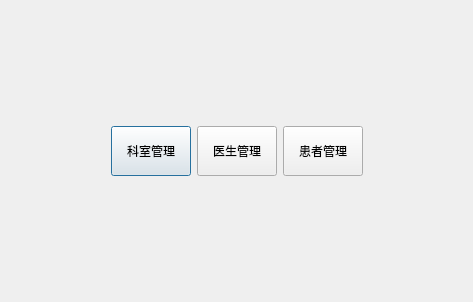
<?xml version="1.0" encoding="UTF-8"?>
<ui version="4.0">
 <class>Page1Dialog</class>
 <widget class="QDialog" name="Page1Dialog">
  <property name="geometry">
   <rect>
    <x>0</x>
    <y>0</y>
    <width>473</width>
    <height>302</height>
   </rect>
  </property>
  <property name="windowTitle">
   <string>Dialog</string>
  </property>
  <layout class="QGridLayout" name="gridLayout">
   <item row="0" column="1">
    <spacer name="verticalSpacer">
     <property name="orientation">
      <enum>Qt::Orientation::Vertical</enum>
     </property>
     <property name="sizeHint" stdset="0">
      <size>
       <width>20</width>
       <height>80</height>
      </size>
     </property>
    </spacer>
   </item>
   <item row="1" column="0">
    <spacer name="horizontalSpacer">
     <property name="orientation">
      <enum>Qt::Orientation::Horizontal</enum>
     </property>
     <property name="sizeHint" stdset="0">
      <size>
       <width>40</width>
       <height>20</height>
      </size>
     </property>
    </spacer>
   </item>
   <item row="1" column="1">
    <layout class="QHBoxLayout" name="horizontalLayout">
     <property name="sizeConstraint">
      <enum>QLayout::SizeConstraint::SetNoConstraint</enum>
     </property>
     <item>
      <widget class="QPushButton" name="pushButton">
       <property name="sizePolicy">
        <sizepolicy hsizetype="Preferred" vsizetype="Preferred">
         <horstretch>50</horstretch>
         <verstretch>50</verstretch>
        </sizepolicy>
       </property>
       <property name="minimumSize">
        <size>
         <width>50</width>
         <height>50</height>
        </size>
       </property>
       <property name="sizeIncrement">
        <size>
         <width>50</width>
         <height>50</height>
        </size>
       </property>
       <property name="text">
        <string>科室管理</string>
       </property>
       <property name="iconSize">
        <size>
         <width>155</width>
         <height>160</height>
        </size>
       </property>
      </widget>
     </item>
     <item>
      <widget class="QPushButton" name="pushButton_2">
       <property name="sizePolicy">
        <sizepolicy hsizetype="Preferred" vsizetype="Preferred">
         <horstretch>50</horstretch>
         <verstretch>50</verstretch>
        </sizepolicy>
       </property>
       <property name="minimumSize">
        <size>
         <width>50</width>
         <height>50</height>
        </size>
       </property>
       <property name="sizeIncrement">
        <size>
         <width>50</width>
         <height>50</height>
        </size>
       </property>
       <property name="text">
        <string>医生管理</string>
       </property>
       <property name="iconSize">
        <size>
         <width>155</width>
         <height>160</height>
        </size>
       </property>
      </widget>
     </item>
     <item>
      <widget class="QPushButton" name="pushButton_3">
       <property name="sizePolicy">
        <sizepolicy hsizetype="Preferred" vsizetype="Preferred">
         <horstretch>50</horstretch>
         <verstretch>50</verstretch>
        </sizepolicy>
       </property>
       <property name="minimumSize">
        <size>
         <width>50</width>
         <height>50</height>
        </size>
       </property>
       <property name="sizeIncrement">
        <size>
         <width>50</width>
         <height>50</height>
        </size>
       </property>
       <property name="text">
        <string>患者管理</string>
       </property>
       <property name="iconSize">
        <size>
         <width>155</width>
         <height>160</height>
        </size>
       </property>
      </widget>
     </item>
    </layout>
   </item>
   <item row="1" column="2">
    <spacer name="horizontalSpacer_2">
     <property name="orientation">
      <enum>Qt::Orientation::Horizontal</enum>
     </property>
     <property name="sizeHint" stdset="0">
      <size>
       <width>40</width>
       <height>20</height>
      </size>
     </property>
    </spacer>
   </item>
   <item row="2" column="1">
    <spacer name="verticalSpacer_2">
     <property name="orientation">
      <enum>Qt::Orientation::Vertical</enum>
     </property>
     <property name="sizeHint" stdset="0">
      <size>
       <width>20</width>
       <height>80</height>
      </size>
     </property>
    </spacer>
   </item>
  </layout>
 </widget>
 <resources/>
 <connections/>
</ui>
